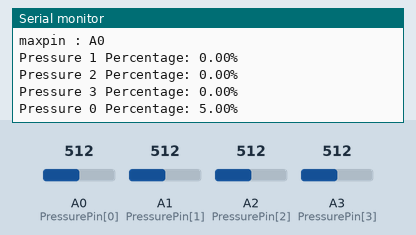
A sketch run on a simulated Arduino Uno, built with avr-gcc and run on an emulated ATmega328P. Parts: the last lines printed to the serial monitor. The test bench sets the inputs (shaded band); at power-on: A0 (PressurePin[0]) = 512, A1 (PressurePin[1]) = 512, A2 (PressurePin[2]) = 512, A3 (PressurePin[3]) = 512.

Above: at 4.8 s.
4.9 s: A0 (PressurePin[0]) set to 521
At 8.8 s:
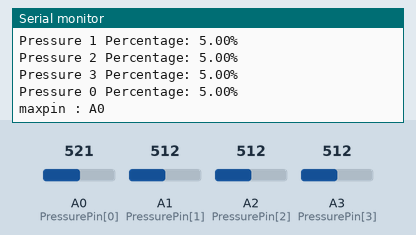
29.9 s: A1 (PressurePin[1]) set to 735
At 30.8 s:
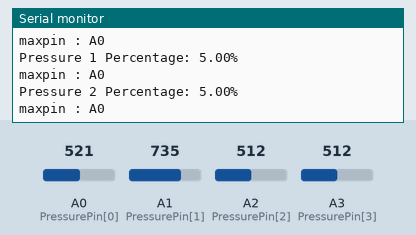
Timing chart, 0 to 32.9 s (numbered marks = the images above; inputs shaded):
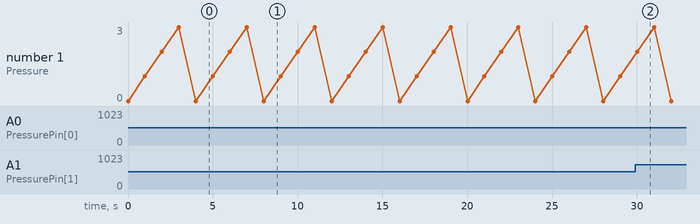

Measured:
- the behaviour switches between 512 and 513 on A0 (PressurePin[0]) (found by bisection; images 0 and 1)
- after the input at 4.9 s, the serial monitor: prints a new line after 3.1 s (image 1)

The sketch:

Pressure_compare.ino
```cpp
const int PressurePin[4] = {A0,A1,A2,A3};
const int numSensors = 4;
int sensorValues[numSensors];

// 定義壓力感測器的量程 (0.1kg ~ 10kg)
const float minPressure = 0.1; // 最小壓力（kg）
const float maxPressure = 10.0; // 最大壓力（kg）

void setup() {
  Serial.begin(9600);
  pinMode(PressurePin[0],INPUT);
  pinMode(PressurePin[1],INPUT);
  pinMode(PressurePin[2],INPUT);
  pinMode(PressurePin[3],INPUT);
}

void loop() {

  for (int i = 0; i < numSensors; i++) {

    float pressure = map(sensorValues[i], 0, 1023, minPressure, maxPressure);
    sensorValues[i] = analogRead(PressurePin[i]);
    if (pressure<=93){

      float percentage=pressure*(100/93);
      Serial.print("Pressure ");
      Serial.print(i);
      Serial.print(" Percentage: ");
      Serial.print(percentage);
      Serial.println("%");
      if(sensorValues[0]>sensorValues[1] && sensorValues[0]>sensorValues[2] && sensorValues[0]>sensorValues[3]){
        Serial.println("maxpin : A0");
      }
      else if(sensorValues[1]>sensorValues[0]  && sensorValues[1]>sensorValues[2] && sensorValues[1]>sensorValues[3]){
        Serial.println("maxpin : A1");
      }
      else if(sensorValues[2]>sensorValues[0]  && sensorValues[2]>sensorValues[1] && sensorValues[2]>sensorValues[3]){
        Serial.println("maxpin : A2");
      }
      else if(sensorValues[3]>sensorValues[0]  && sensorValues[3]>sensorValues[1] && sensorValues[3]>sensorValues[2]){
        Serial.println("maxpin : A3");
      }
    }
    else{
      Serial.println("Pressure out of range!");
    }
    delay(1000);
  }
}
```
